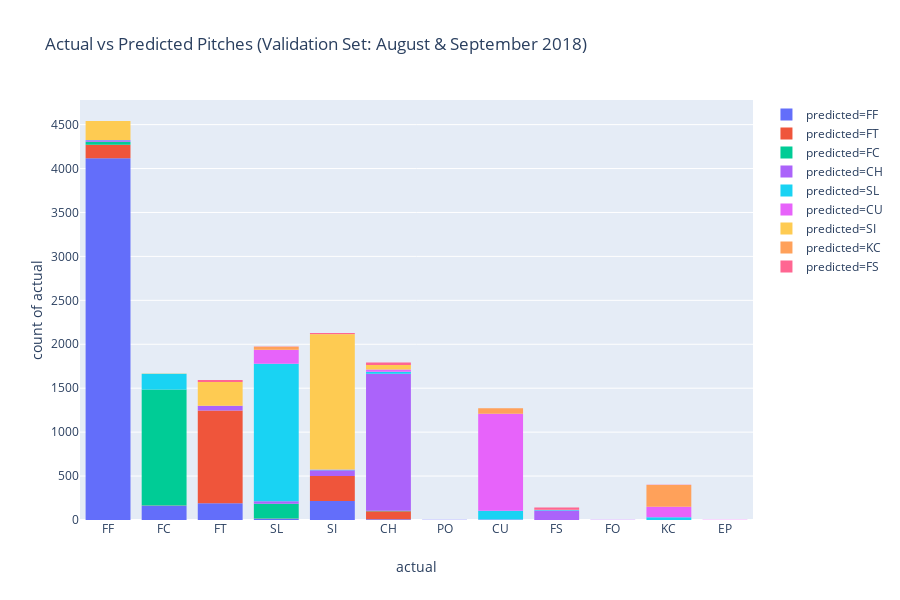

Source (notebook cell):
### Code cell
import plotly_express as px

px.histogram(results_df, x='actual', y='actual'
             ,color='predicted', histfunc='count'
             , title='Actual vs Predicted Pitches (Validation Set: August & September 2018)'
            )

### Figure 1 — Plotly figure (JSON) as saved in the notebook; plotly's stock layout.template omitted (floating-point values rounded to 4 significant figures; data arrays with more than 128 entries replaced by an {"elided": "..."} marker saying what was removed)
{"data": [{"alignmentgroup": "True", "histfunc": "count", "hoverlabel": {"namelength": 0}, "hovertemplate": "predicted=FF<br>actual=%{x}<br>count of actual=%{y}", "legendgroup": "predicted=FF", "marker": {"color": "#636efa"}, "name": "predicted=FF", "offsetgroup": "predicted=FF", "orientation": "v", "showlegend": true, "type": "histogram", "uid": "481c2c79-baac-48f6-8fef-bc94fd82f567", "x": {"elided": "4712 str values"}, "xaxis": "x", "y": {"elided": "4712 str values"}, "yaxis": "y"}, {"alignmentgroup": "True", "histfunc": "count", "hoverlabel": {"namelength": 0}, "hovertemplate": "predicted=FT<br>actual=%{x}<br>count of actual=%{y}", "legendgroup": "predicted=FT", "marker": {"color": "#EF553B"}, "name": "predicted=FT", "offsetgroup": "predicted=FT", "orientation": "v", "showlegend": true, "type": "histogram", "uid": "f8d4c3a6-9ef8-4bf9-98cd-305b43eead80", "x": {"elided": "1589 str values"}, "xaxis": "x", "y": {"elided": "1589 str values"}, "yaxis": "y"}, {"alignmentgroup": "True", "histfunc": "count", "hoverlabel": {"namelength": 0}, "hovertemplate": "predicted=FC<br>actual=%{x}<br>count of actual=%{y}", "legendgroup": "predicted=FC", "marker": {"color": "#00cc96"}, "name": "predicted=FC", "offsetgroup": "predicted=FC", "orientation": "v", "showlegend": true, "type": "histogram", "uid": "f46ec685-2abe-46ac-9f2c-6b953d33a6aa", "x": {"elided": "1525 str values"}, "xaxis": "x", "y": {"elided": "1525 str values"}, "yaxis": "y"}, {"alignmentgroup": "True", "histfunc": "count", "hoverlabel": {"namelength": 0}, "hovertemplate": "predicted=CH<br>actual=%{x}<br>count of actual=%{y}", "legendgroup": "predicted=CH", "marker": {"color": "#ab63fa"}, "name": "predicted=CH", "offsetgroup": "predicted=CH", "orientation": "v", "showlegend": true, "type": "histogram", "uid": "50b49590-4d72-480f-b7a1-ccc4c8b6062c", "x": {"elided": "1841 str values"}, "xaxis": "x", "y": {"elided": "1841 str values"}, "yaxis": "y"}, {"alignmentgroup": "True", "histfunc": "count", "hoverlabel": {"namelength": 0}, "hovertemplate": "predicted=SL<br>actual=%{x}<br>count of actual=%{y}", "legendgroup": "predicted=SL", "marker": {"color": "#19d3f3"}, "name": "predicted=SL", "offsetgroup": "predicted=SL", "orientation": "v", "showlegend": true, "type": "histogram", "uid": "ecb71184-0674-4ac4-a085-d1c802d63be9", "x": {"elided": "1918 str values"}, "xaxis": "x", "y": {"elided": "1918 str values"}, "yaxis": "y"}, {"alignmentgroup": "True", "histfunc": "count", "hoverlabel": {"namelength": 0}, "hovertemplate": "predicted=CU<br>actual=%{x}<br>count of actual=%{y}", "legendgroup": "predicted=CU", "marker": {"color": "#e763fa"}, "name": "predicted=CU", "offsetgroup": "predicted=CU", "orientation": "v", "showlegend": true, "type": "histogram", "uid": "e99a8faf-dc29-4ce0-9b5c-381488f156d9", "x": {"elided": "1408 str values"}, "xaxis": "x", "y": {"elided": "1408 str values"}, "yaxis": "y"}, {"alignmentgroup": "True", "histfunc": "count", "hoverlabel": {"namelength": 0}, "hovertemplate": "predicted=SI<br>actual=%{x}<br>count of actual=%{y}", "legendgroup": "predicted=SI", "marker": {"color": "#FECB52"}, "name": "predicted=SI", "offsetgroup": "predicted=SI", "orientation": "v", "showlegend": true, "type": "histogram", "uid": "da98fd46-2aba-451a-8eac-949c4aae69f7", "x": {"elided": "2081 str values"}, "xaxis": "x", "y": {"elided": "2081 str values"}, "yaxis": "y"}, {"alignmentgroup": "True", "histfunc": "count", "hoverlabel": {"namelength": 0}, "hovertemplate": "predicted=KC<br>actual=%{x}<br>count of actual=%{y}", "legendgroup": "predicted=KC", "marker": {"color": "#FFA15A"}, "name": "predicted=KC", "offsetgroup": "predicted=KC", "orientation": "v", "showlegend": true, "type": "histogram", "uid": "a2da322b-387e-46bc-b666-baca754e5fef", "x": {"elided": "351 str values"}, "xaxis": "x", "y": {"elided": "351 str values"}, "yaxis": "y"}, {"alignmentgroup": "True", "histfunc": "count", "hoverlabel": {"namelength": 0}, "hovertemplate": "predicted=FS<br>actual=%{x}<br>count of actual=%{y}", "legendgroup": "predicted=FS", "marker": {"color": "#FF6692"}, "name": "predicted=FS", "offsetgroup": "predicted=FS", "orientation": "v", "showlegend": true, "type": "histogram", "uid": "23be6007-51bc-4adc-8a1b-b7c63a1d96bf", "x": ["FS", "SI", "SI", "CH", "CH", "FS", "FS", "FS", "FS", "FS", "FS", "FT", "FT", "FT", "SI", "CH", "SI", "SI", "SI", "SI", "CH", "SI", "FT", "SL", "FT", "FT", "CU", "SI", "KC", "CH", "FS", "CH", "CH", "CH", "CH", "FT", "FT", "FT", "CH", "CH", "CH", "CH", "SI", "CH", "CH", "CH", "FS", "CH", "CH", "KC", "SI", "FS", "FT", "FS", "FS", "FS", "FS", "FS", "FS", "FS", "FS", "FS", "FT", "FS", "FS", "FS", "FS", "FT", "SI", "FF", "FS", "CH", "CH", "CH", "FT", "FT", "FT", "FT", "FT", "FT", "FT", "FT", "FT", "SL", "CH", "CH", "FT", "FT", "CH", "CH", "CH", "CH"], "xaxis": "x", "y": ["FS", "SI", "SI", "CH", "CH", "FS", "FS", "FS", "FS", "FS", "FS", "FT", "FT", "FT", "SI", "CH", "SI", "SI", "SI", "SI", "CH", "SI", "FT", "SL", "FT", "FT", "CU", "SI", "KC", "CH", "FS", "CH", "CH", "CH", "CH", "FT", "FT", "FT", "CH", "CH", "CH", "CH", "SI", "CH", "CH", "CH", "FS", "CH", "CH", "KC", "SI", "FS", "FT", "FS", "FS", "FS", "FS", "FS", "FS", "FS", "FS", "FS", "FT", "FS", "FS", "FS", "FS", "FT", "SI", "FF", "FS", "CH", "CH", "CH", "FT", "FT", "FT", "FT", "FT", "FT", "FT", "FT", "FT", "SL", "CH", "CH", "FT", "FT", "CH", "CH", "CH", "CH"], "yaxis": "y"}], "layout": {"barmode": "relative", "grid": {"xaxes": ["x"], "xgap": 0.1, "xside": "bottom", "yaxes": ["y"], "ygap": 0.1, "yside": "left"}, "height": 600, "legend": {"tracegroupgap": 0}, "title": {"text": "Actual vs Predicted Pitches (Validation Set: August & September 2018)"}, "xaxis": {"title": {"text": "actual"}}, "yaxis": {"title": {"text": "count of actual"}}}}
